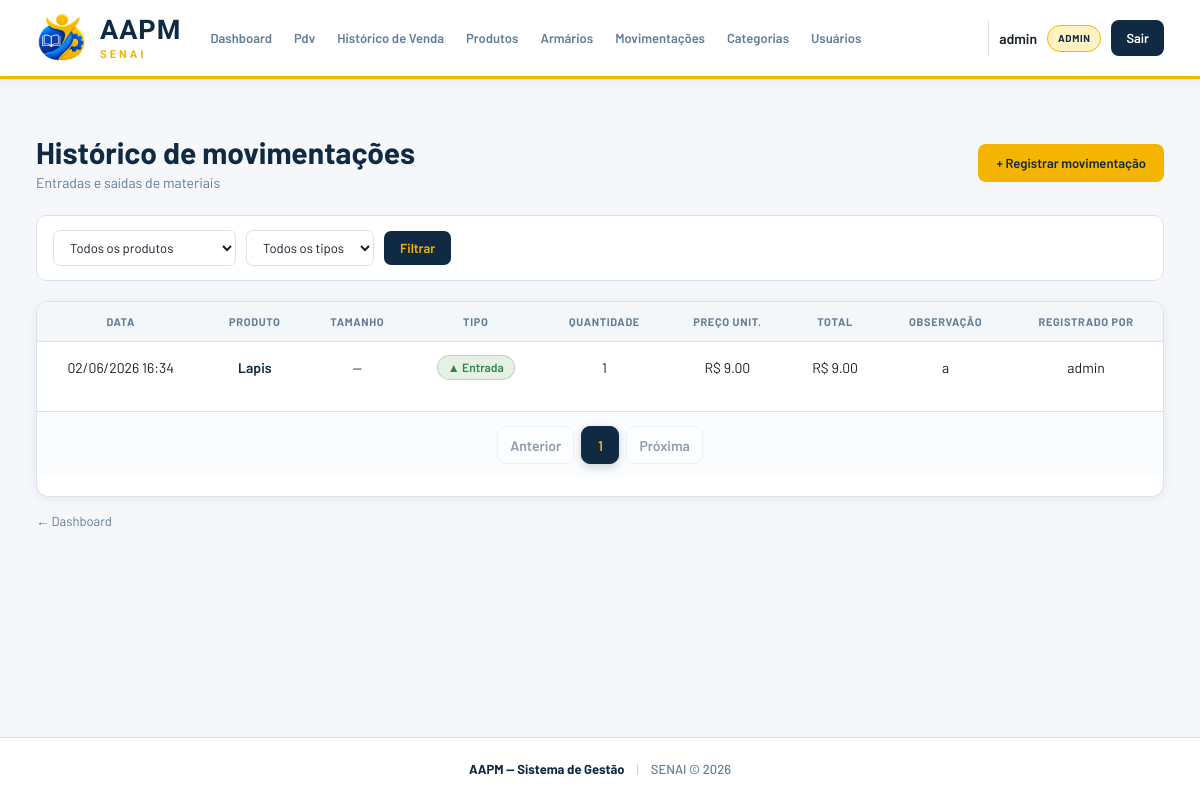
The page /movimentacoes/ (signed in) on the database as committed earlier.
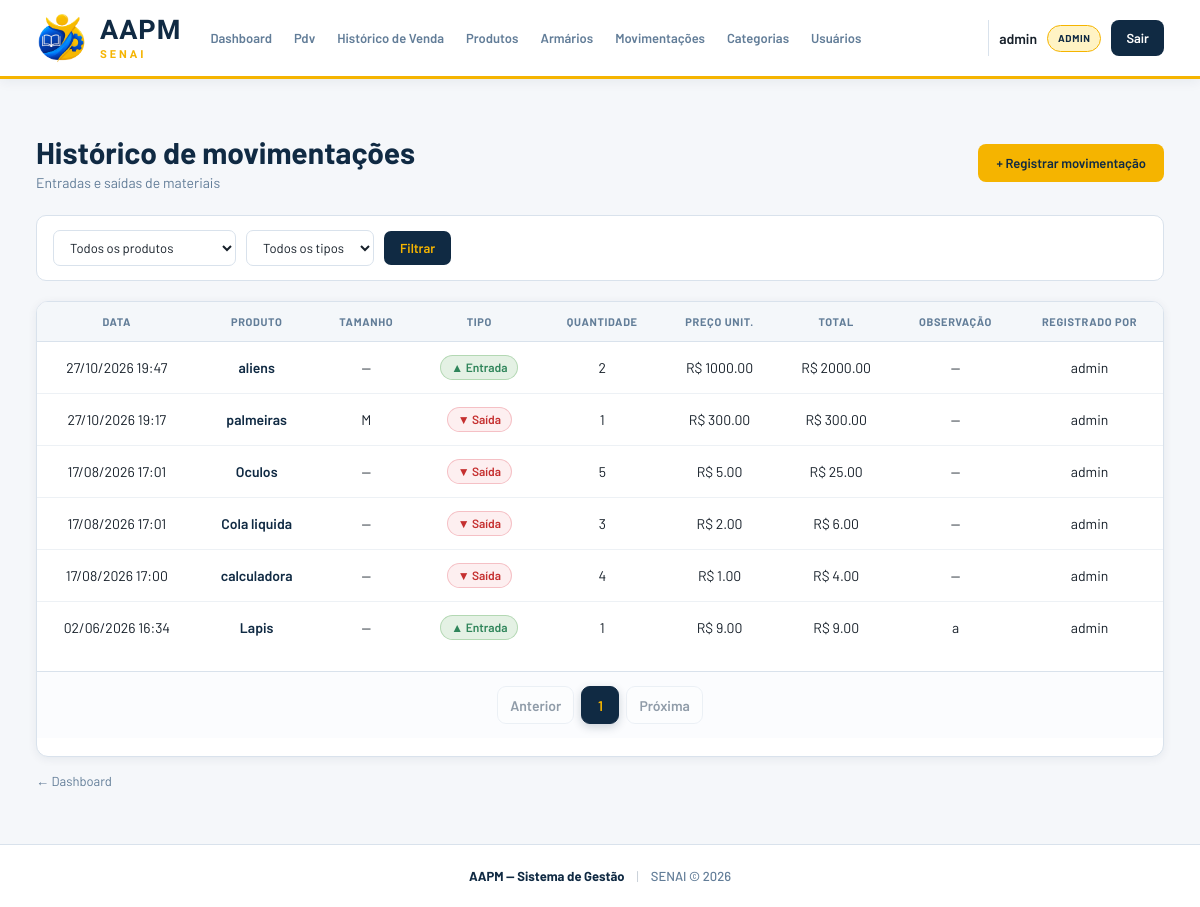
The same page on the database as committed later.
### app/models/movimentacao.py (models this page shows, shortened)
class Movimentacao(Base):
    __tablename__ = "movimentacoes"
    id = Column(Integer, primary_key=True, autoincrement=True, index= True)
    tipo = Column(Enum(Tipo_de_movimentacao), nullable=False)
    quantidade = Column(Integer, nullable=False)
    preco_unitario = Column(Float, nullable=False, default=0.0)
    observacao = Column(String(255), nullable=True)
    criado_em = Column(DateTime, server_default=func.now())
    produto_id = Column(Integer, ForeignKey("produtos.id", ondelete="CASCADE"), nullable=False)
    tamanho_id = Column(Integer, ForeignKey("produto_tamanhos.id", ondelete="SET NULL"), nullable=True)
    usuario_id = Column(Integer, ForeignKey("usuarios.id", ondelete="SET NULL"), nullable=False)
    produto = relationship("Produto", backref="movimentacoes")
    tamanho = relationship("ProdutoTamanho")
    usuario = relationship("Usuario", backref="movimentacoes")

### app/models/produto.py (models this page shows, shortened)
class Produto(Base):
    __tablename__ = "produtos"
    id = Column(Integer, primary_key=True, autoincrement=True, index=True)
    nome = Column(String(150), nullable=False, index=True)
    preco = Column(Float, nullable=False, default=0.0)
    estoque_atual = Column(Integer, nullable=False, default=0)
    ativo = Column(Boolean, default=True)
    imagem_path = Column(String(255), nullable=True)
    categoria_id = Column(Integer, ForeignKey("categorias.id", ondelete="SET NULL"), nullable=True)
    categoria = relationship("Categoria", back_populates="produtos")
    tamanhos  = relationship("ProdutoTamanho", back_populates="produto", cascade="all, delete-orphan")

### app/models/usuario.py (models this page shows)
class Usuario(Base):
    __tablename__ = "usuarios"
    id = Column(Integer, primary_key=True, autoincrement=True)
    nome = Column(String(100), nullable=False)
    email = Column(String(150), unique=True, nullable=False)
    senha_hash = Column(String(255), nullable=False)
    role = Column(String(20), default="operador")
    ativo = Column(Boolean, default=True)
    criado_em = Column(DateTime, server_default=func.now())

### app/models/produto_tamanho.py (models this page shows)
class ProdutoTamanho(Base):
    __tablename__ = "produto_tamanhos"
    id         = Column(Integer, primary_key=True, autoincrement=True, index=True)
    produto_id = Column(Integer, ForeignKey("produtos.id", ondelete="CASCADE"), nullable=False)
    tamanho    = Column(String(10), nullable=False)  # Ex: PP, P, M, G, GG
    estoque    = Column(Integer, nullable=False, default=0)
    produto = relationship("Produto", back_populates="tamanhos")

### app/controllers/movimentacao_controller.py (the view)
@router.get("/")
def listar_movimentacoes(
    request: Request,
    produto_id: int = 0,
    tipo: str = "",
    page: int = 1,
    db: Session = Depends(get_db),
    admin = Depends(get_admin)
):
    query = db.query(Movimentacao).order_by(
        Movimentacao.criado_em.desc()
    )
    if produto_id:
        query = query.filter(
            Movimentacao.produto_id == produto_id
        )
    if tipo in ("entrada", "saida", "cancelamento", "ajuste"):
        query = query.filter(
            Movimentacao.tipo == tipo
        )
    movimentacoes, pagination = paginate(query, page)
    produtos = db.query(Produto).filter(
        Produto.ativo == True
    ).all()
    return templates.TemplateResponse(
        request,
        "movimentacoes/index.html",
        {
            "request": request,
            "usuario": admin,
            "movimentacoes": movimentacoes,
            "produtos": produtos,
            "produto_id": produto_id,
            "tipo": tipo,
            "pagination": pagination,
        }
    )

### app/templates/movimentacoes/index.html (shortened to what this page needs)
{% extends "base.html" %}
{% block extra_css %}
<link rel="stylesheet" href="/static/css/movimnetacoes-index.css">
<link rel="stylesheet" href="/static/css/list-pages.css?v=1">
{% endblock %}
{% block conteudo %}
<div class="page-header">
    <div>
        <h1 class="page-title">Histórico de movimentações</h1>
        <p class="page-subtitle">Entradas e saídas de materiais</p>
    </div>
    <a href="/movimentacoes/nova" class="btn-primary">
        + Registrar movimentação
    </a>
</div>
<form class="filtros-form" method="get" action="/movimentacoes">
    <select name="produto_id" class="filtro-select">
        <option value="0">Todos os produtos</option>
    </select>
    <select name="tipo" class="filtro-select">
        <option value="">Todos os tipos</option>
    </select>
    <button type="submit" class="btn-filtrar">
        Filtrar
    </button>
</form>
<div class="card">
    <div class="table-wrapper">
        <table class="table">
            <thead>
                <tr>
                    <th>Data</th>
                    <th>Produto</th>
                    <th>Tamanho</th>
                    <th>Tipo</th>
                    <th>Quantidade</th>
                    <th>Preço unit.</th>
                    <th>Total</th>
                    <th>Observação</th>
                    <th>Registrado por</th>
                </tr>
            </thead>
            <tbody>
                {% for m in movimentacoes %}
                    <tr>
                        <td>
                            {{ m.criado_em.strftime('%d/%m/%Y %H:%M') }}
                        </td>
                        <td>
                            <a
                                href="/produtos/{{ m.produto_id }}"
                                class="link-produto"
                            >
                                {{ m.produto.nome }}
                            </a>
                        </td>
                        <td>
                            {% if m.tamanho %}
                                {{ m.tamanho.tamanho }}
                            {% else %}
                                —
                            {% endif %}
                        </td>
                        <td>
                            <span class="status-badge status-badge--{{ m.tipo.value }}">
                                {{ "▲ Entrada" if m.tipo.value == 'entrada' else "▼ Saída" }}
                            </span>
                        </td>
                        <td>
                            {{ m.quantidade }}
                        </td>
                        <td>
                            R$ {{ "%.2f"|format(m.preco_unitario) }}
                        </td>
                        <td>
                            R$ {{ "%.2f"|format(m.valor_total) }}
                        </td>
                        <td>
                            {{ m.observacao or "—" }}
                        </td>
                        <td>
                            {{ m.usuario.nome if m.usuario else "—" }}
                        </td>
                    </tr>
                {% endfor %}
            </tbody>
        </table>
    </div>
    {% include "paginacao/index.html" %}
</div>
<a href="/" class="back-link">
    ← Dashboard
</a>
{% endblock %}

Rows that differ between the two databases and show on the page:
added Movimentacao: criado_em "27/10/2026 19:47", produto.nome "aliens", tipo "▲ Entrada", quantidade "2", preco_unitario "1000.00", valor_total "2000.00", observacao "—", usuario "admin"
added Movimentacao: criado_em "27/10/2026 19:17", produto.nome "palmeiras", tamanho.tamanho "M", tipo "▼ Saída", quantidade "1", preco_unitario "300.00", valor_total "300.00", observacao "—", usuario "admin"
added Movimentacao: criado_em "17/08/2026 17:01", produto.nome "Oculos", tipo "▼ Saída", quantidade "5", preco_unitario "5.00", valor_total "25.00", observacao "—", usuario "admin"
added Movimentacao: criado_em "17/08/2026 17:01", produto.nome "Cola liquida", tipo "▼ Saída", quantidade "3", preco_unitario "2.00", valor_total "6.00", observacao "—", usuario "admin"
added Movimentacao: criado_em "17/08/2026 17:00", produto.nome "calculadora", tipo "▼ Saída", quantidade "4", preco_unitario "1.00", valor_total "4.00", observacao "—", usuario "admin"
